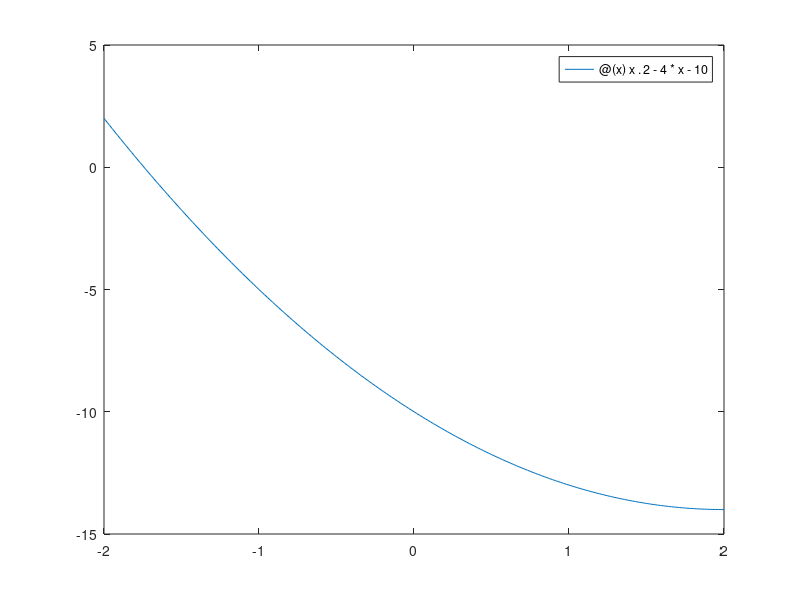

The MATLAB source for this figure:
clc
close all;
fprintf('Falsi Method \n');
f=@(x)x.^2-4*x-10;
%f=&(x)x.^4-x-10;
%f=@(x)3*x-cos(x)-1;
fplot(f,[-2,2])
a=5;
b=6;
for i=0:20
  c=(a*f(b)-b*f(a))/(f(b)-f(a));
  if(f(a)*f(c)>0)
  a=c;
else
  b=c;
  end
end
fprintf("The root is %f",c);
fprintf('\nMd Faisal Ahmed\n ID:152392326');
